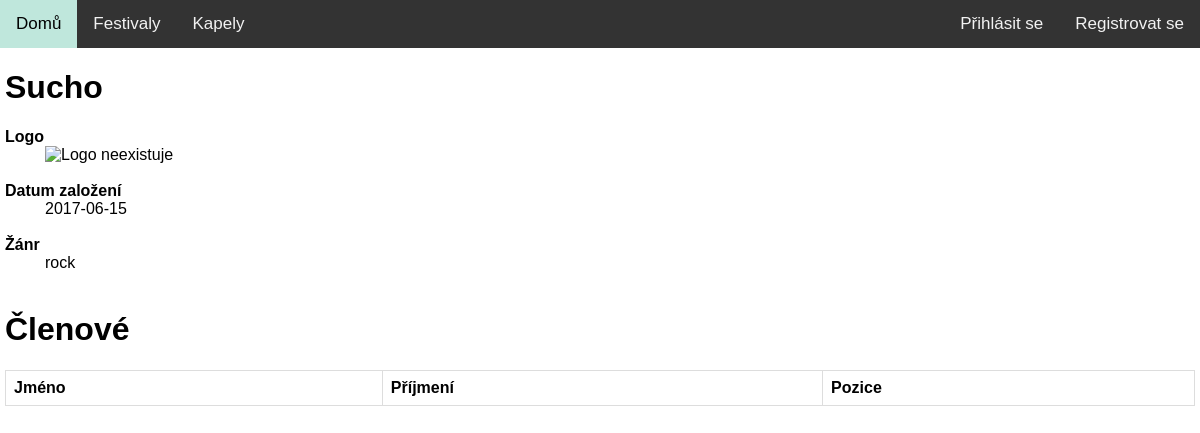
Screenshot of /bands.php?details=1 with the database file from the repository.
### tables this page shows
CREATE TABLE IF NOT EXISTS `Interpret` (
  `id` int(1) NOT NULL AUTO_INCREMENT,
  `jmeno` varchar(30) NOT NULL,
  `logo_img` varchar(30) DEFAULT NULL,
  `datum_vzniku` date NOT NULL,
  `zanr` varchar(30) NOT NULL,
  PRIMARY KEY (`id`),
  UNIQUE KEY `jmeno` (`jmeno`)
);

### web/bands.php (the view, shortened to what this page needs)
<?php
    require 'functions.php';
    if (array_key_exists('details', $_GET))
    {
        try {
            $stmt = $pdo->prepare('SELECT * FROM Interpret WHERE id = ?');
            $stmt->execute(array($_GET['details']));
            $interpret = $stmt->fetch();
        }
        catch (PDOException $e) {
            echo '<h2>Spojení s databází selhalo: ' .$e->getMessage().'</h2>';
        }
        echo "<h1>${interpret['jmeno']}</h1>\n";
        echo "<p>\n";
        echo "<dl>\n";
        echo "<b><dt>Logo</dt></b>\n";
        if (isset($interpret['logo_img']))
            echo "<dd><img src=\"images/${interpret['logo_img']}\" alt=\"Logo interpreta\" width=\"320\" /></dd><br>\n";
        else
            echo "<dd><img src=\"images/unavailable.png\" alt=\"Logo neexistuje\" width=\"320\" /></dd><br>\n";
        echo "<b><dt>Datum založení</dt></b>\n";
        echo "<dd>${interpret['datum_vzniku']}</dd><br>\n";
        echo "<b><dt>Žánr</dt></b>\n";
        echo "<dd>${interpret['zanr']}</dd><br>\n";
        echo "</dl>\n";
        echo "</p>\n";
        echo "<h1>Členové</h1>\n";
        echo "<p>\n";
        echo "<table>\n";
        echo "<tr>";
        foreach (array('Jméno', 'Příjmení', 'Pozice') as $column)
            echo "<th>${column}</th>";
        echo "</tr>\n";
        echo "</table>\n";
        echo "</p>\n";
        die();
    }
?>

### web/functions.php (style rules this page uses)
body { margin: 0; font-family: Arial, Helvetica, sans-serif; }
table { font-family: arial, sans-serif; border-collapse: collapse; width: 100%; }
td, th { border: 1px solid #dddddd; text-align: left; padding: 8px; }

### rows the page displays
interpret: jmeno "Sucho", datum_vzniku "2017-06-15", zanr "rock"

### other values shown
column "Jméno"
column "Příjmení"
column "Pozice"
